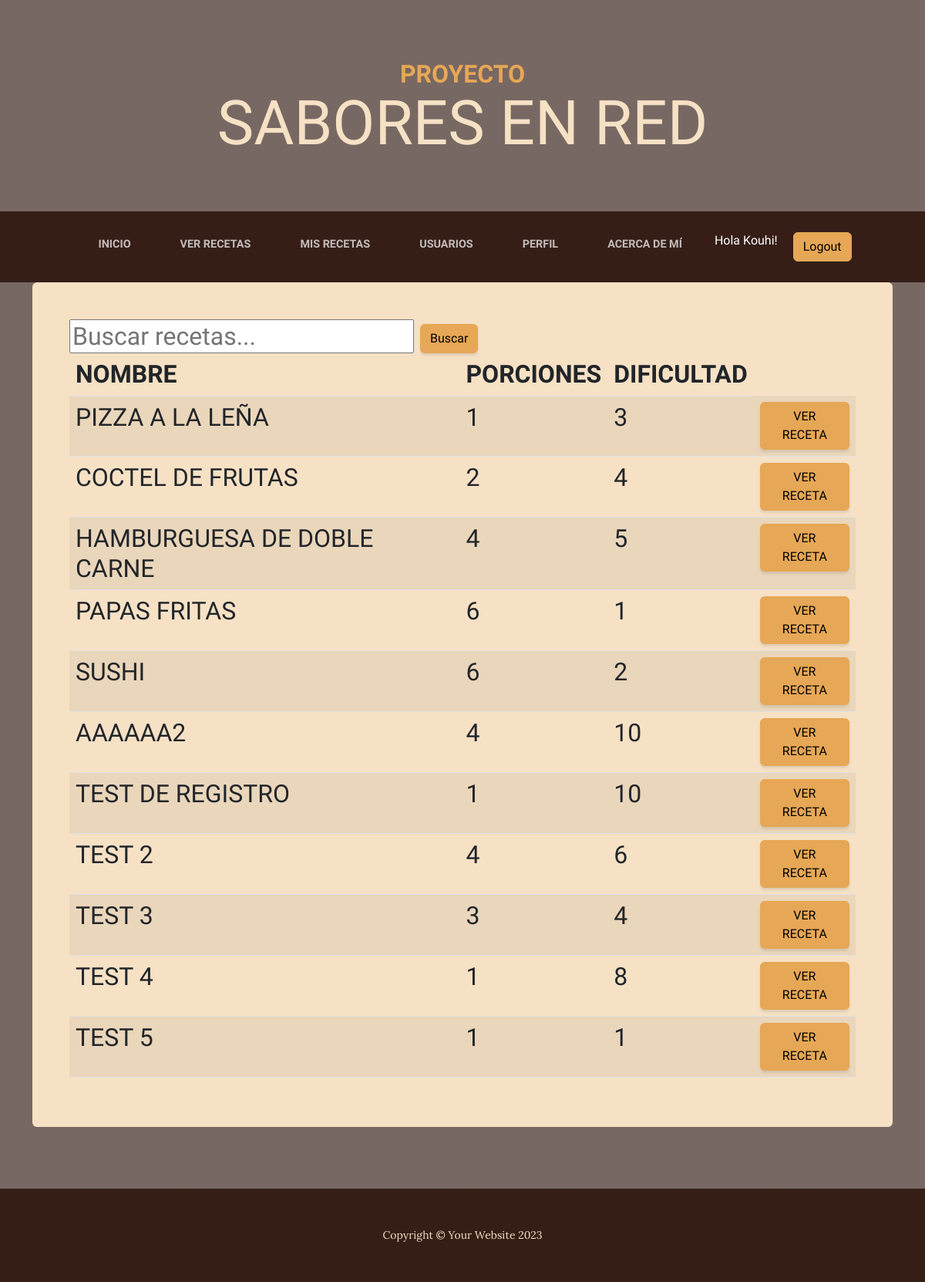
The app's page /aplicacion/ver_recetas/ (signed in), older data.
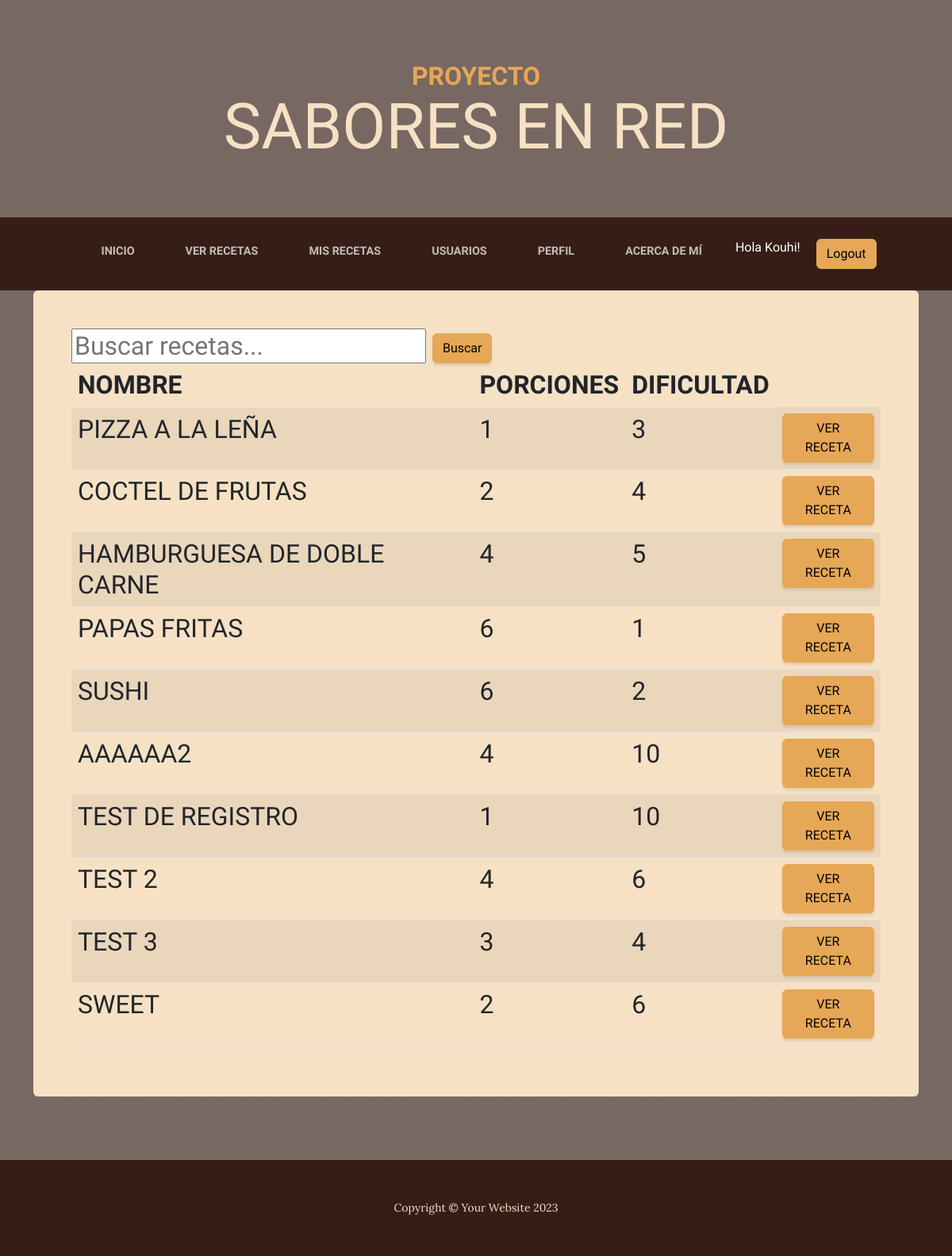
The same page, newer data.
### aplicacion/models.py (models this page shows, shortened)
class Recetas(models.Model):
    nombre = models.CharField(max_length=60)
    dificultad = models.IntegerField()
    porciones = models.IntegerField()
    ingredientes = models.CharField(max_length=1500)
    procedimiento = models.CharField(max_length=1500)
    usuario = models.ForeignKey(User, on_delete=models.CASCADE, default=1)
    imagen = models.ImageField(upload_to='comida/', blank=True, null=True)

### aplicacion/views.py (the view)
# urls.py: path('ver_recetas/', views.ver_recetas, name='ver_recetas'),
@login_required
def ver_recetas(request):
    contexto = {'recetass': Recetas.objects.all()}
    return render(request, "aplicacion/ver_recetas.html", contexto)

### aplicacion/templates/aplicacion/ver_recetas.html
{% extends 'aplicacion/home2.html' %}
{% block contenido %}
    <form action="{% url 'buscarRecetas' %}" method="GET">
        <input type="text" name="buscar" placeholder="Buscar recetas...">
        <button type="submit" class="btn btn-primary">Buscar</button>
    </form>
    <table class="table table-striped">
        <thead>
            <tr>
                <th>Nombre</th>
                <th>Porciones</th>
                <th>Dificultad</th>
            </tr>
        </thead>
        <tbody>
            {% for d in recetass %}
                <tr>
                    <td>{{ d.nombre }}</td>
                    <td>{{ d.porciones }}</td>
                    <td>{{ d.dificultad }}</td>
                    <td><a href="{% url 'mostrar_receta' receta_id=d.id %}" class="btn btn-primary">Ver Receta</a></td>
                </tr>
            {% endfor %}
        </tbody>
    </table>
{% endblock contenido %}

Row changes from the older to the newer data that the page shows:
removed Recetas: nombre "TEST 4", porciones "1", dificultad "8"
removed Recetas: nombre "TEST 5", porciones "1", dificultad "1"
added Recetas: nombre "SWEET", porciones "2", dificultad "6"
